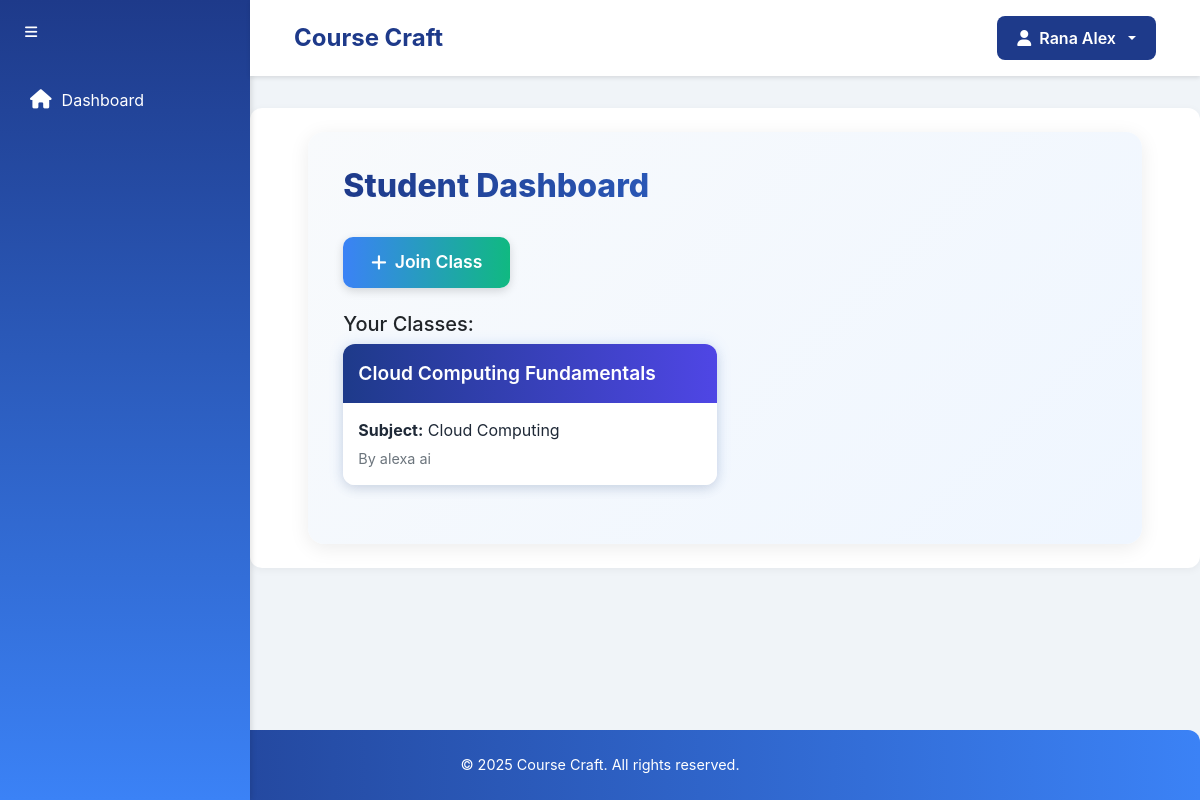
/student/dashboard/ (signed in), run on an earlier commit of the app's database.
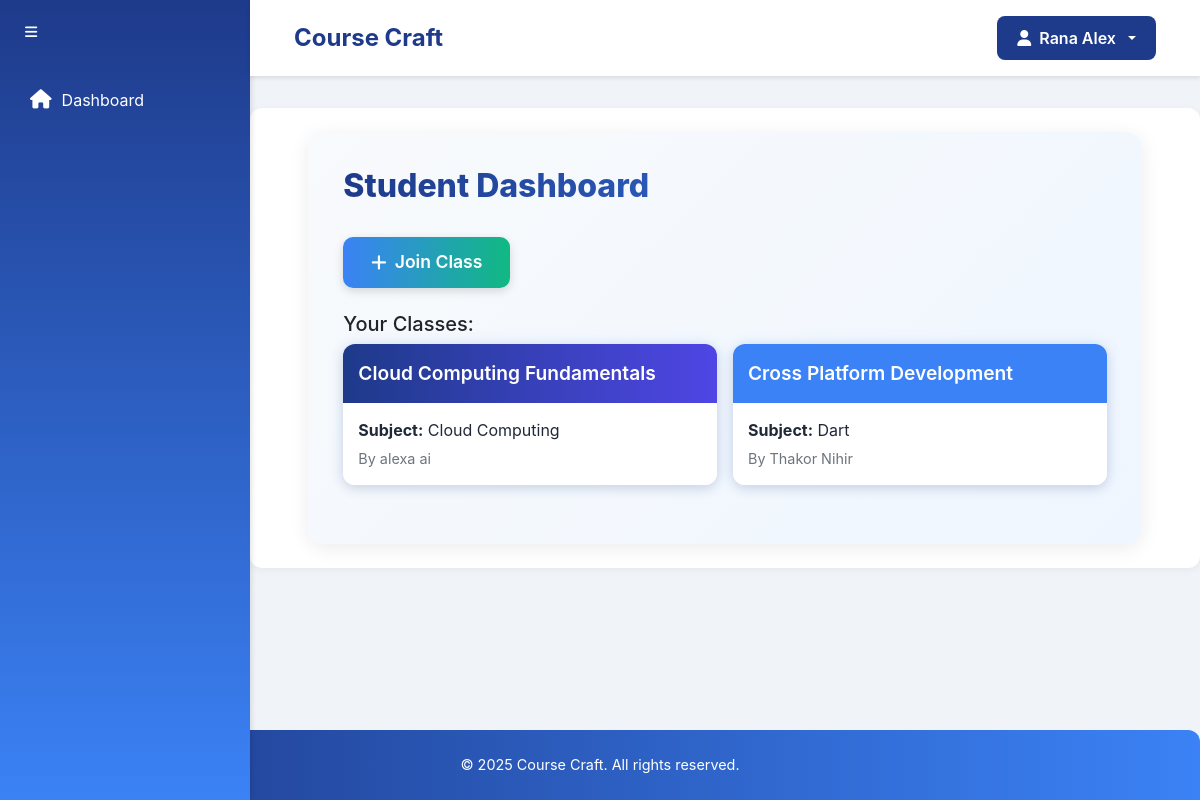
And on a later commit of the database.
### student/models.py (models this page shows, shortened)
class StudentClassroom(models.Model):
    student = models.ForeignKey(settings.AUTH_USER_MODEL, on_delete=models.CASCADE)
    joined_class = models.ForeignKey(Classroom, on_delete=models.CASCADE)
    joined_at = models.DateTimeField(auto_now_add=True)
    class Meta:
        unique_together = ('student', 'joined_class')

### teacher/models.py (models this page shows, shortened)
class Classroom(models.Model):
    class_name = models.CharField(max_length=100)
    subject = models.CharField(max_length=100)
    class_key = models.CharField(max_length=10, unique=True)
    description = models.TextField(blank=True)
    teacher = models.ForeignKey(User, on_delete=models.CASCADE, related_name='classes')
    created_at = models.DateTimeField(auto_now_add=True)

### account/models.py (models this page shows, shortened)
class User(AbstractBaseUser, PermissionsMixin):
    username = models.CharField(max_length=150, unique=True)
    full_name = models.CharField(max_length=255)
    date_of_birth = models.DateField()
    email = models.EmailField(unique=True)
    is_teacher = models.IntegerField(default=0)  # 0 for student, 1 for teacher
    created_at = models.DateTimeField(default=timezone.now)
    is_active = models.BooleanField(default=True)
    is_staff = models.BooleanField(default=False)
    objects = UserManager()
    USERNAME_FIELD = 'username'
    REQUIRED_FIELDS = ['email', 'full_name', 'date_of_birth']

### student/views.py (the view, shortened to what this page needs)
# urls.py: path('dashboard/', views.dashboard, name='dashboard'),
@login_required
def dashboard(request):
    if request.user.is_teacher:
        return redirect('teacher:dashboard')
    joined_classes = StudentClassroom.objects.filter(student=request.user)
    return render(request, 'student/dashboard.html', {'joined_classes': joined_classes})

### templates/student/dashboard.html (shortened to what this page needs)
{% extends 'student/base.html' %}
{% block content %}
<div class="dashboard-container">
    <h2 class="dashboard-header">Student Dashboard</h2>
    <button class="btn join-class-btn" data-bs-toggle="modal" data-bs-target="#joinClassModal">
        <i class="fas fa-plus"></i> Join Class
    </button>
    <div class="mt-4">
        <h5>Your Classes:</h5>
        <div class="row row-cols-2 g-3">
            {% for c in joined_classes %}
            <div class="col">
                <a href="{% url 'student:view_class' c.joined_class.id %}" class="text-decoration-none">
                    <div class="class-card">
                        <div class="class-card-header class-color-{% cycle '1' '2' '3' '4' '5' '6' %}">
                            {{ c.joined_class.class_name }}
                        </div>
                        <div class="class-card-body">
                            <p class="mb-1"><strong>Subject:</strong> {{ c.joined_class.subject }}</p>
                            <small>By {{ c.joined_class.teacher.full_name }}</small>
                        </div>
                    </div>
                </a>
            </div>
            {% empty %}
            <p class="text-muted">You haven't joined any classes yet.</p>
            {% endfor %}
        </div>
    </div>
</div>
{% endblock %}

What changed in the data, as far as the page shows it:
added StudentClassroom: joined_class.class_name "Cross Platform Development", joined_class.subject "Dart", joined_class.teacher.full_name "Thakor Nihir"
